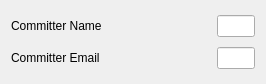
<?xml version="1.0" encoding="UTF-8"?>
<ui version="4.0">
 <class>CommitterFilterProperties</class>
 <widget class="QWidget" name="CommitterFilterProperties">
  <property name="geometry">
   <rect>
    <x>0</x>
    <y>0</y>
    <width>266</width>
    <height>84</height>
   </rect>
  </property>
  <property name="windowTitle">
   <string>Form</string>
  </property>
  <layout class="QVBoxLayout" name="verticalLayout">
   <item>
    <layout class="QHBoxLayout" name="horizontalLayout">
     <item>
      <widget class="QLabel" name="label">
       <property name="enabled">
        <bool>true</bool>
       </property>
       <property name="minimumSize">
        <size>
         <width>200</width>
         <height>0</height>
        </size>
       </property>
       <property name="text">
        <string>Committer Name</string>
       </property>
      </widget>
     </item>
     <item>
      <widget class="QLineEdit" name="uiCommitterName">
       <property name="readOnly">
        <bool>false</bool>
       </property>
      </widget>
     </item>
    </layout>
   </item>
   <item>
    <layout class="QHBoxLayout" name="horizontalLayout_2">
     <item>
      <widget class="QLabel" name="label_2">
       <property name="minimumSize">
        <size>
         <width>200</width>
         <height>0</height>
        </size>
       </property>
       <property name="text">
        <string>Committer Email</string>
       </property>
      </widget>
     </item>
     <item>
      <widget class="QLineEdit" name="uiCommitterEmail">
       <property name="maxLength">
        <number>150</number>
       </property>
      </widget>
     </item>
    </layout>
   </item>
  </layout>
 </widget>
 <resources/>
 <connections/>
</ui>
